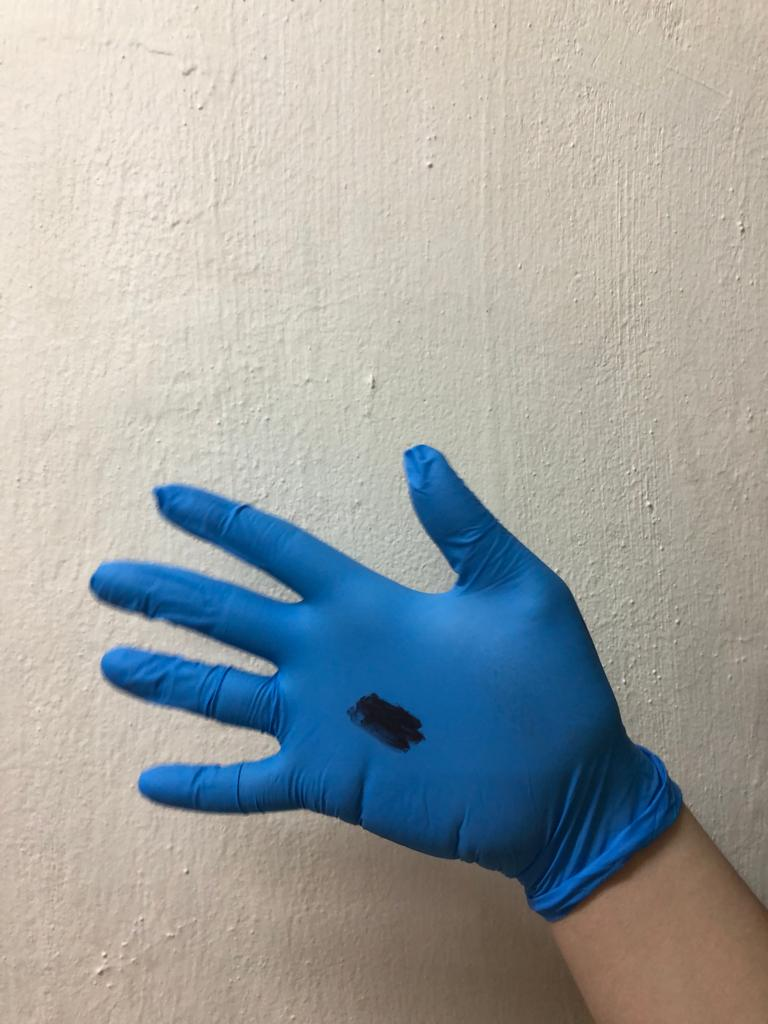
#> input picture Glove_images/medical/dirty/dirty1.jpeg, 768 x 1024 px
$ python main.py
#> lines starting #> are read from the running program, lines starting #| are printed output that depends on the picture
### tuning_utils.py
"""
- functions to tune the params for identifying the type of glove based on HSV color space
- functions to tune the params for identifying the type of defect based on the geometric properties
"""

import cv2
import numpy as np

medicalGlove1 = cv2.imread("Glove_images/medical/dirty/dirty1.jpeg")
#> medicalGlove1 is the input picture: shape (1024, 768, 3); mean B, G, R 161.6, 162.7, 159
medicalGlove2 = cv2.imread("Glove_images/medical/dirty/dirty2.jpeg")
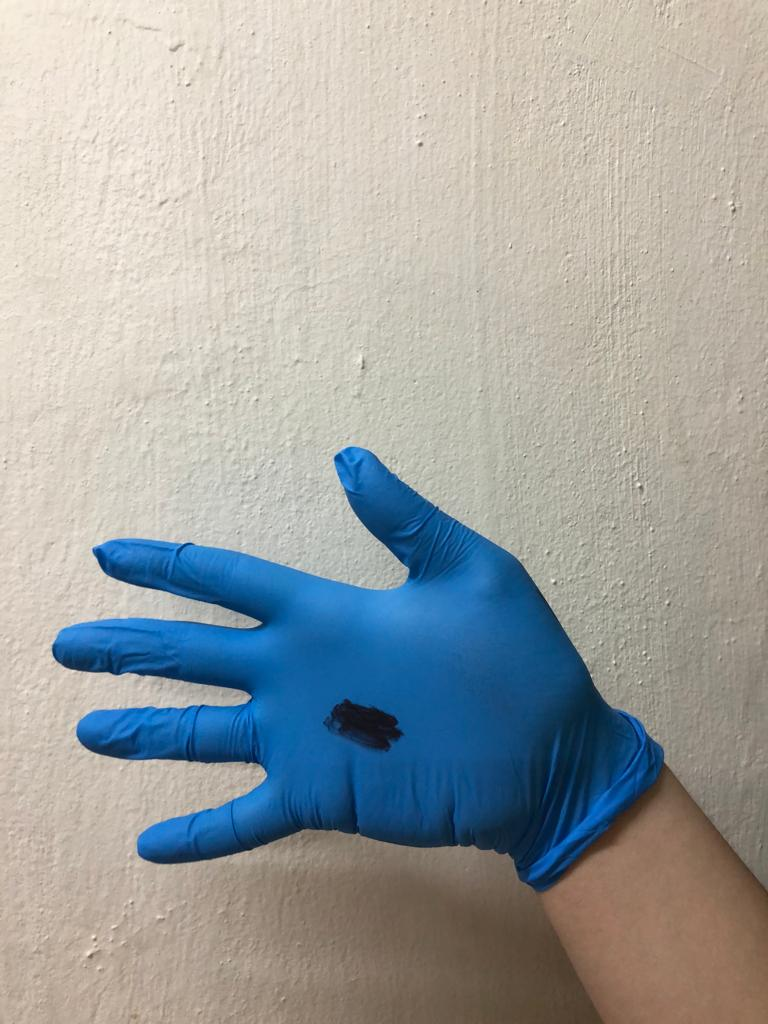
#> input picture Glove_images/medical/dirty/dirty2.jpeg, 768 x 1024 px
#> medicalGlove2 is the input picture: shape (1024, 768, 3); mean B, G, R 161, 162.4, 159
nitrileGlove1 = cv2.imread("Glove_images/nitrile/fingertip_hole/NITRILE FINGER HOLE 1.jpg")
nitrileGlove2 = cv2.imread("Glove_images/nitrile/fingertip_hole/NITRILE FINGER HOLE 2.jpg")
nitrileGlove3 = cv2.imread("Glove_images/nitrile/fingertip_stain/NITRILE FINGER STAIN 1.jpg")
nitrileGlove4 = cv2.imread("Glove_images/nitrile/fingertip_stain/NITRILE FINGER STAIN 2.jpg")
nitrileGlove5 = cv2.imread("Glove_images/nitrile/hole/NITRILE HOLE 1.jpg")
nitrileGlove6 = cv2.imread("Glove_images/nitrile/hole/NITRILE HOLE 2.jpg")
nitrileGlove7 = cv2.imread("Glove_images/nitrile/stain/NITRILE STAIN 1.jpg")
nitrileGlove8 = cv2.imread("Glove_images/nitrile/stain/NITRILE STAIN 2.jpg")
nitrileGlove9 = cv2.imread("Glove_images/nitrile/mix/NITRILE MIX 1.jpg")
nitrileGlove10 = cv2.imread("Glove_images/nitrile/mix/NITRILE MIX 2.jpg")
siliconeGlove1 = cv2.imread("Glove_images/silicone/mould/mould_1.jpeg")
siliconeGlove2 = cv2.imread("Glove_images/silicone/mould/mould_2.jpeg")
siliconeGlove3 = cv2.imread("Glove_images/silicone/mould/mould_3.jpeg")
fabricGlove1 = cv2.imread("Glove_images/fabric/multiple_stains/multiple_stains1.jpg")
fabricGlove2 = cv2.imread("Glove_images/fabric/multiple_stains/multiple_stains2.jpg")

def empty(a):
    pass

# To adjust the track bar until the binary mask shows all the wanted parts in white, otherwise in black.
# Then, record the HSV lower and upper range, and encode them into `algorithms.py`
# [77 lines left out: functions get_hsv_range, get_hsv_range_with_morphological_operations, not called in this run]


# get_hsv_range_with_morphological_operations(nitrileGlove5)
# get_hsv_range_with_morphological_operations(nitrileGlove6)

def onTrackbarChange(value):
    pass

# [82 lines left out: function detectGloveTrackbar, not called in this run]

### main.py
"""
Here to run the GUI I guess?
Before GUI, we run CLI here!
"""
from tuning_utils import *
from algorithms import *
import cv2
import tkinter as tk
from tkinter import *
medicalGlove1 = cv2.imread("Glove_images/medical/dirty/dirty1.jpeg")
medicalGlove2 = cv2.imread("Glove_images/medical/dirty/dirty2.jpeg")
medicalGlove3 = cv2.imread("Glove_images/medical/fingertip_tear/fingertip_tear1.jpeg")
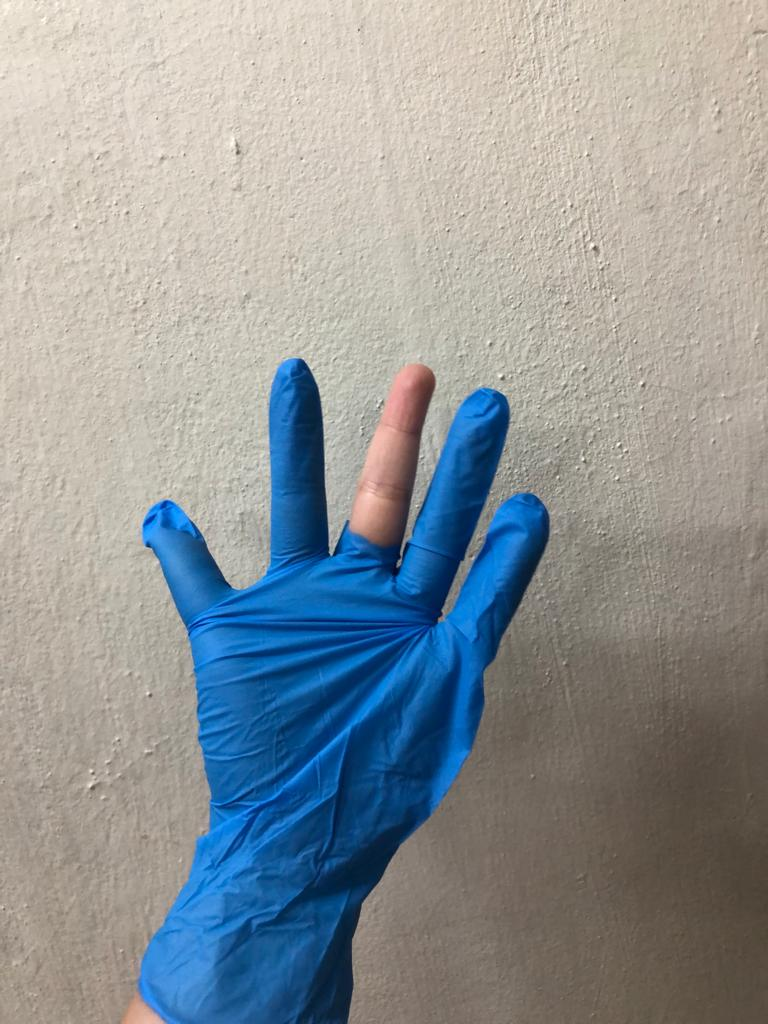
#> input picture Glove_images/medical/fingertip_tear/fingertip_tear1.jpeg, 768 x 1024 px
#> medicalGlove3 is the input picture: shape (1024, 768, 3); mean B, G, R 152.3, 150.1, 144.5
medicalGlove4 = cv2.imread("Glove_images/medical/fingertip_tear/fingertip_tear2.jpeg")
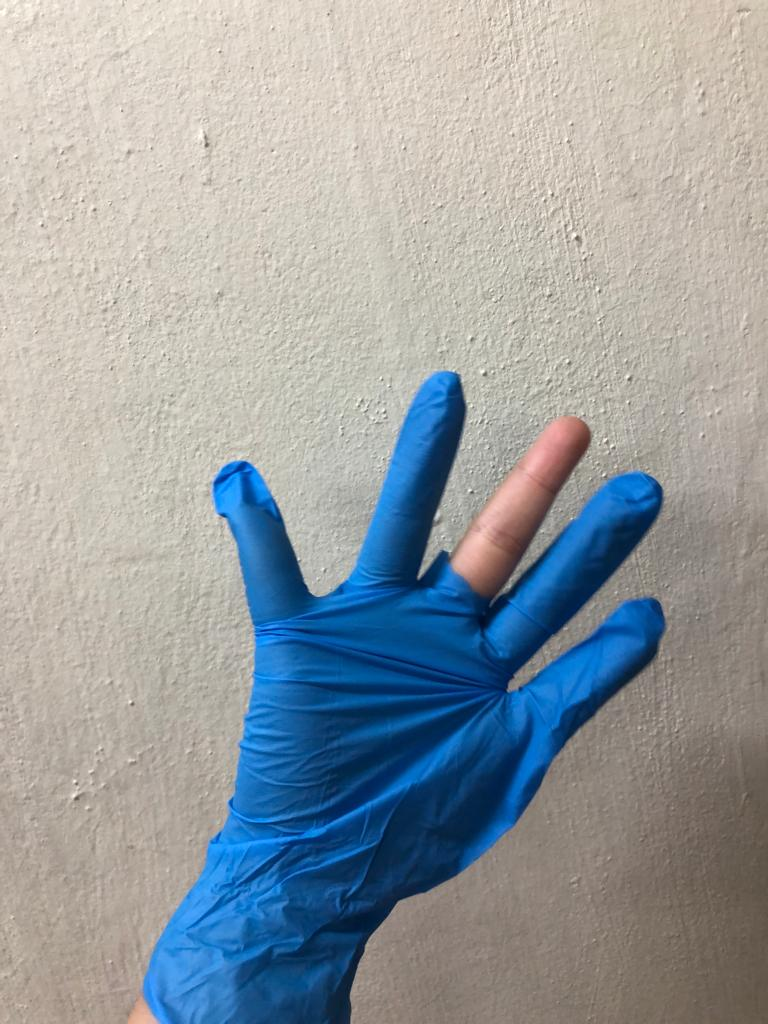
#> input picture Glove_images/medical/fingertip_tear/fingertip_tear2.jpeg, 768 x 1024 px
#> medicalGlove4 is the input picture: shape (1024, 768, 3); mean B, G, R 161.4, 157.8, 151.3
medicalGlove5 = cv2.imread("Glove_images/medical/partial_tear/partial_tear1.jpeg")
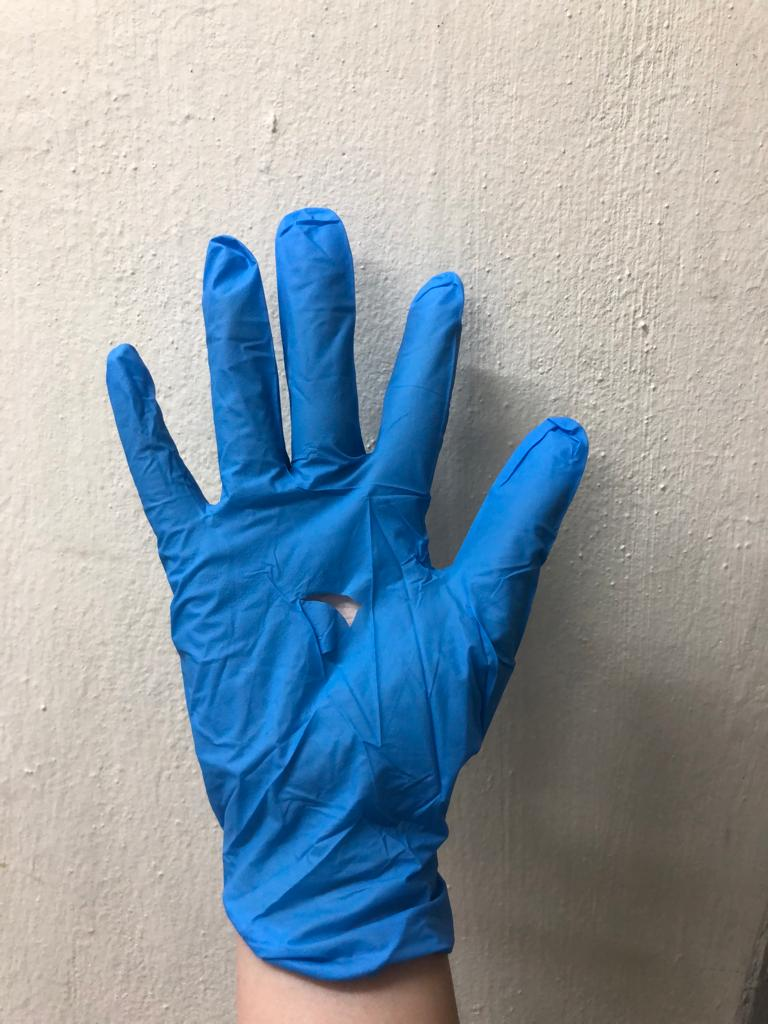
#> input picture Glove_images/medical/partial_tear/partial_tear1.jpeg, 768 x 1024 px
#> medicalGlove5 is the input picture: shape (1024, 768, 3); mean B, G, R 166.3, 155.9, 141.5
medicalGlove6 = cv2.imread("Glove_images/medical/partial_tear/partial_tear2.jpeg")
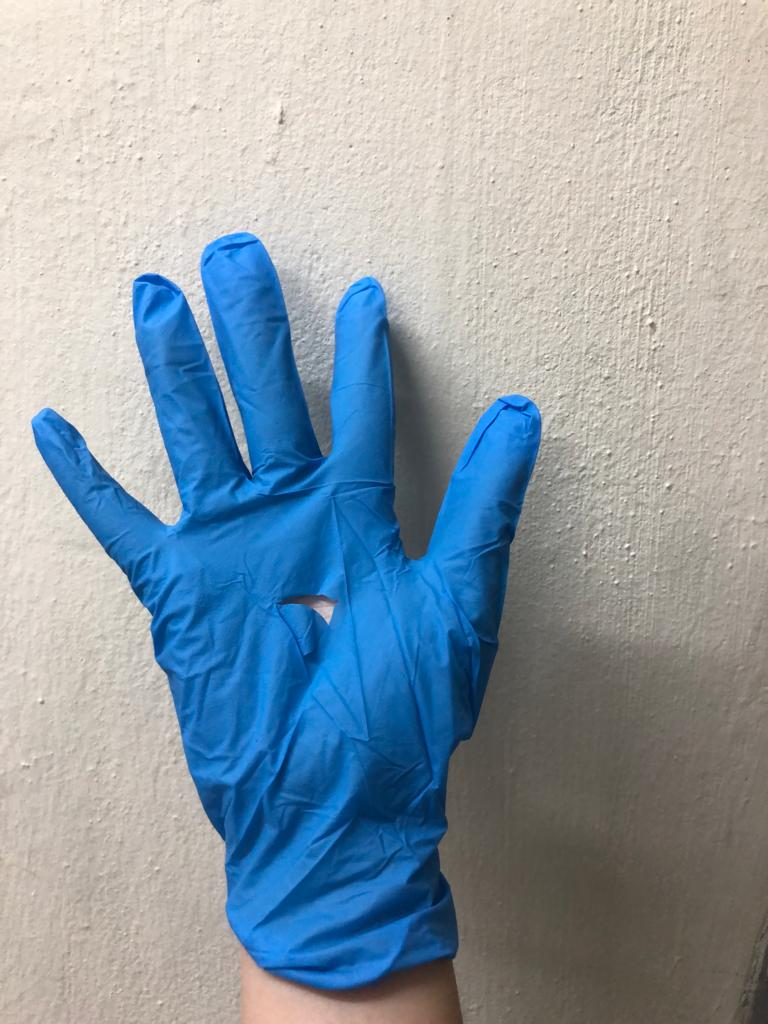
#> input picture Glove_images/medical/partial_tear/partial_tear2.jpeg, 768 x 1024 px
#> medicalGlove6 is the input picture: shape (1024, 768, 3); mean B, G, R 167.2, 156.8, 142.2
nitrileGlove1 = cv2.imread("Glove_images/nitrile/fingertip_hole/NITRILE FINGER HOLE 1.jpg")
nitrileGlove2 = cv2.imread("Glove_images/nitrile/fingertip_hole/NITRILE FINGER HOLE 2.jpg")
nitrileGlove3 = cv2.imread("Glove_images/nitrile/fingertip_stain/NITRILE FINGER STAIN 1.jpg")
nitrileGlove4 = cv2.imread("Glove_images/nitrile/fingertip_stain/NITRILE FINGER STAIN 2.jpg")
nitrileGlove5 = cv2.imread("Glove_images/nitrile/hole/NITRILE HOLE 1.jpg")
nitrileGlove6 = cv2.imread("Glove_images/nitrile/hole/NITRILE HOLE 2.jpg")
nitrileGlove7 = cv2.imread("Glove_images/nitrile/stain/NITRILE STAIN 1.jpg")
nitrileGlove8 = cv2.imread("Glove_images/nitrile/stain/NITRILE STAIN 2.jpg")
nitrileGlove9 = cv2.imread("Glove_images/nitrile/mix/NITRILE MIX 1.jpg")
nitrileGlove10 = cv2.imread("Glove_images/nitrile/mix/NITRILE MIX 2.jpg")
siliconeGlove1 = cv2.imread("Glove_images/silicone/mould/mould_1.jpeg")
siliconeGlove2 = cv2.imread("Glove_images/silicone/mould/mould_2.jpeg")
siliconeGlove3 = cv2.imread("Glove_images/silicone/mould/mould_3.jpeg")
siliconeGlove4 = cv2.imread("Glove_images/silicone/mould/mould_4.jpeg")
siliconeGlove5 = cv2.imread("Glove_images/silicone/mould/mould_5.jpeg")
siliconeGlove6 = cv2.imread("Glove_images/silicone/mark/mark1.jpeg")
siliconeGlove7 = cv2.imread("Glove_images/silicone/mark/mark2.jpeg")
siliconeGlove8 = cv2.imread("Glove_images/silicone/mark/mark3.jpeg")
siliconeGlove9 = cv2.imread("Glove_images/silicone/mark/mark4.jpeg")
siliconeGlove10 = cv2.imread("Glove_images/silicone/mark/mark5.jpeg")
siliconeGlove11 = cv2.imread("Glove_images/silicone/missing_finger/missing_finger_1.jpeg")
siliconeGlove12 = cv2.imread("Glove_images/silicone/missing_finger/missing_finger_2.jpeg")
siliconeGlove13 = cv2.imread("Glove_images/silicone/missing_finger/missing_finger_3.jpeg")
siliconeGlove14 = cv2.imread("Glove_images/silicone/missing_finger/missing_finger_4.jpeg")
siliconeGlove15 = cv2.imread("Glove_images/silicone/missing_finger/missing_finger_5.jpeg")
fabricGlove1 = cv2.imread("Glove_images/fabric/opening/opening1.jpg")
fabricGlove2 = cv2.imread("Glove_images/fabric/opening/opening2.jpg")
fabricGlove3 = cv2.imread("Glove_images/fabric/multiple_stains/multiple_stains1.jpg")
fabricGlove4 = cv2.imread("Glove_images/fabric/multiple_stains/multiple_stains2.jpg")
fabricGlove5 = cv2.imread("Glove_images/fabric/stitch/CLOTH STITCH 2.jpg")
fabricGlove6 = cv2.imread("Glove_images/fabric/stitch/CLOTH STITCH 3.jpg")
totalGloveType = 4
totalGloveType_nitrile = 1

# helper function for identifying the defect type on the medical gloves
def identifyDefectType_MedicalGlove_HelperFunc(img):
    identifyDefectType_MedicalGlove(img, minDirtyArea=1420, maxDirtyArea=1450, minPartialTearArea=620, maxPartialTearArea=625, minDirtyEcc=0.54, maxDirtyEcc=0.58, minPartialTearEcc=0.43, maxPartialTearEcc=0.48)


# [93 lines left out: functions identifyGloveTypeOnImages, identifyDefectTypeOnGloves, not called in this run]


def main_GUI():
    # 2 buttons: identify the glove type, and identify the defect type
    r = tk.Tk()
    r.title('Glove Defect Detection System')
    r.geometry("700x350")
    tk.Label(text="Glove Defect Detection System", font=("Arial", 25)).place(relx=.5, rely=.1,anchor= CENTER)
    tk.Button(r, text='Identify Glove Type', width=25, command=identifyGloveTypeOnImages).place(relx=.5, rely=.4,anchor= CENTER)
    tk.Button(r, text='Identify Defect Type', width=25, command=identifyDefectTypeOnGloves).place(relx=.5, rely=.6,anchor= CENTER)
    r.mainloop()


if __name__ == "__main__":
    main_GUI()
